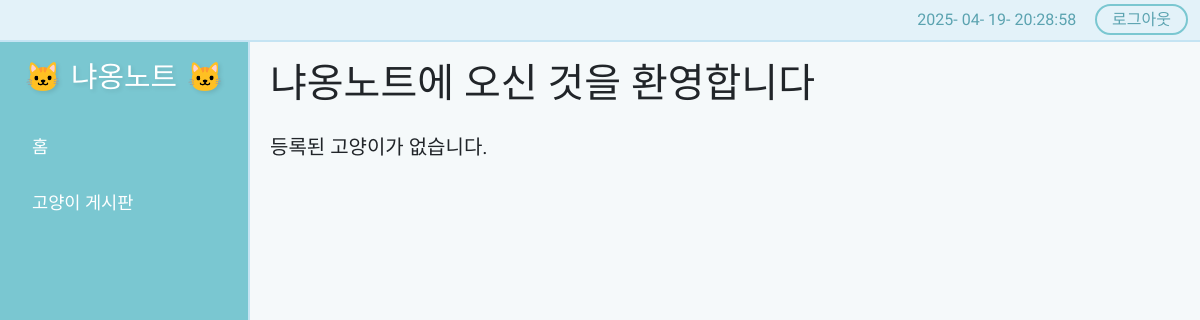
The app's page / (signed in), older data.
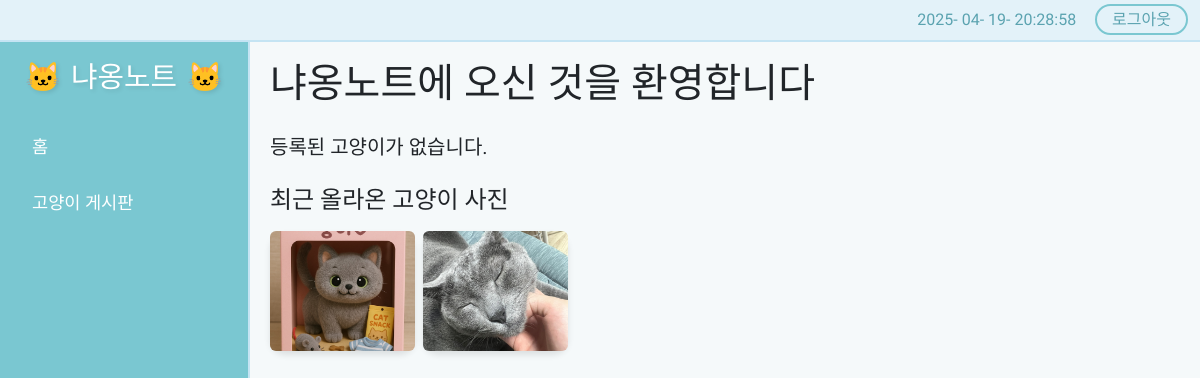
The same page, newer data.
### board_app/models.py (models this page shows, shortened)
class Post(models.Model):
    title = models.CharField(max_length=200, verbose_name='제목')
    content = models.TextField(verbose_name='내용')
    author = models.ForeignKey(User, on_delete=models.CASCADE, related_name='posts', verbose_name='작성자')
    pet = models.ForeignKey(Pet, on_delete=models.CASCADE, related_name='posts', verbose_name='반려동물')
    image = models.ImageField(upload_to='post_images/', verbose_name='이미지')
    created_at = models.DateTimeField(auto_now_add=True, verbose_name='작성일')
    updated_at = models.DateTimeField(auto_now=True, verbose_name='수정일')
    likes = models.ManyToManyField(User, related_name='liked_posts', blank=True, verbose_name='좋아요')
    class Meta:
        ordering = ['-created_at']
        verbose_name = '게시글'
        verbose_name_plural = '게시글들'

### common_app/views.py (the view)
# urls.py: path('', views.index, name='index'),
def index(request):
    context = {}
    if request.user.is_authenticated:
        pets = Pet.objects.filter(owner=request.user)
        recent_posts = Post.objects.filter(image__isnull=False).order_by('-created_at')[:12]
        context.update({
            'pets': pets,
            'recent_posts': recent_posts
        })
    return render(request, 'index.html', context)

### templates/index.html (shortened to what the changed rows need)
{% extends 'base.html' %}
{% block content %}
<div class="row">
    <div class="col-md-12">
        <h1 class="mb-4">냐옹노트에 오신 것을 환영합니다</h1>
        {% if user.is_authenticated %}
            {% if recent_posts %}
            <div class="mt-4">
                <h4 class="mb-3">최근 올라온 고양이 사진</h4>
                <div class="row row-cols-2 row-cols-md-4 row-cols-lg-6 g-2">
                    {% for post in recent_posts %}
                        {% if post.image %}
                        <div class="col">
                            <a href="{% url 'board_app:detail' post.id %}" class="text-decoration-none">
                                <div class="card h-100 border-0">
                                    <img src="{{ post.image.url }}" class="card-img-top rounded" alt="{{ post.title }}"
                                         style="height: 120px; object-fit: cover;">
                                </div>
                            </a>
                        </div>
                        {% endif %}
                    {% endfor %}
                </div>
            </div>
            {% endif %}
        {% else %}
            <p class="lead">로그인하시면 고양이 정보를 관리할 수 있습니다.</p>
        {% endif %}
    </div>
</div>
{% endblock %}

Row changes from the older to the newer data that the page shows:
added Post: image (picture)
added Post: image (picture)
Text that changed along with them:
text now shown: "최근 올라온 고양이 사진"
